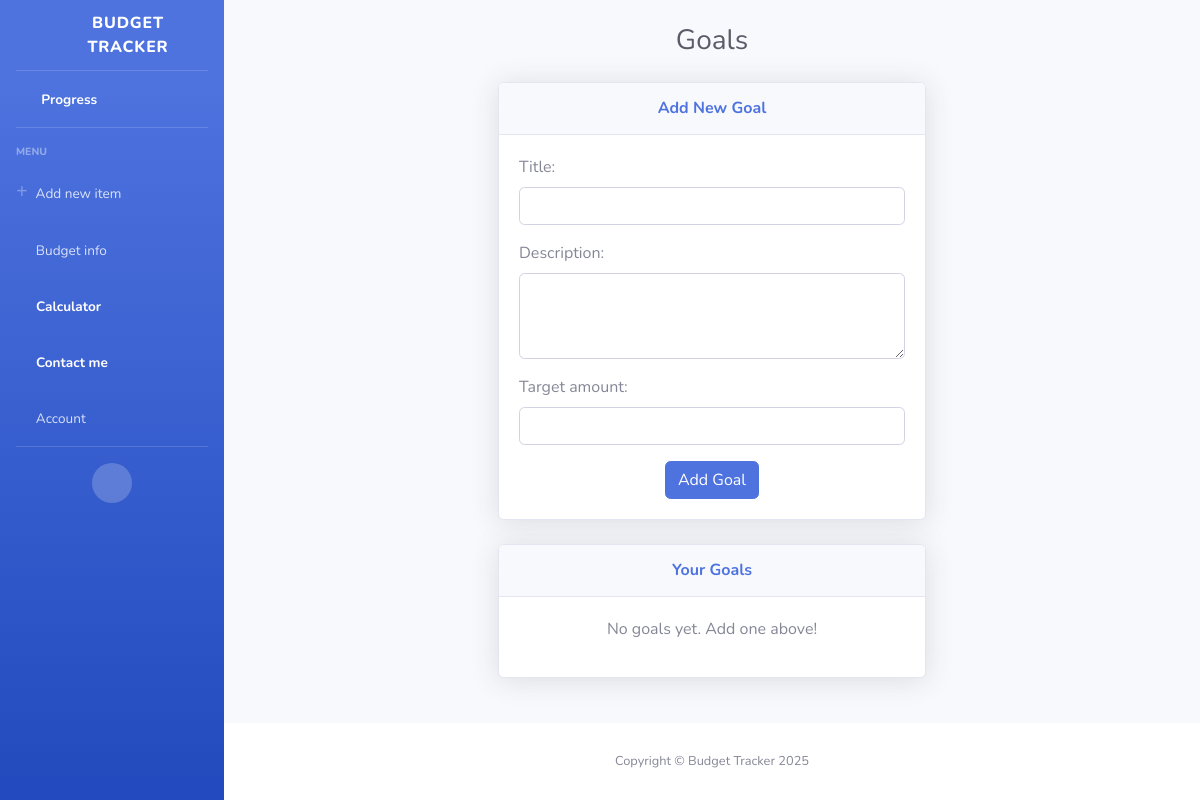
/goals/ (signed in), run on an earlier commit of the app's database.
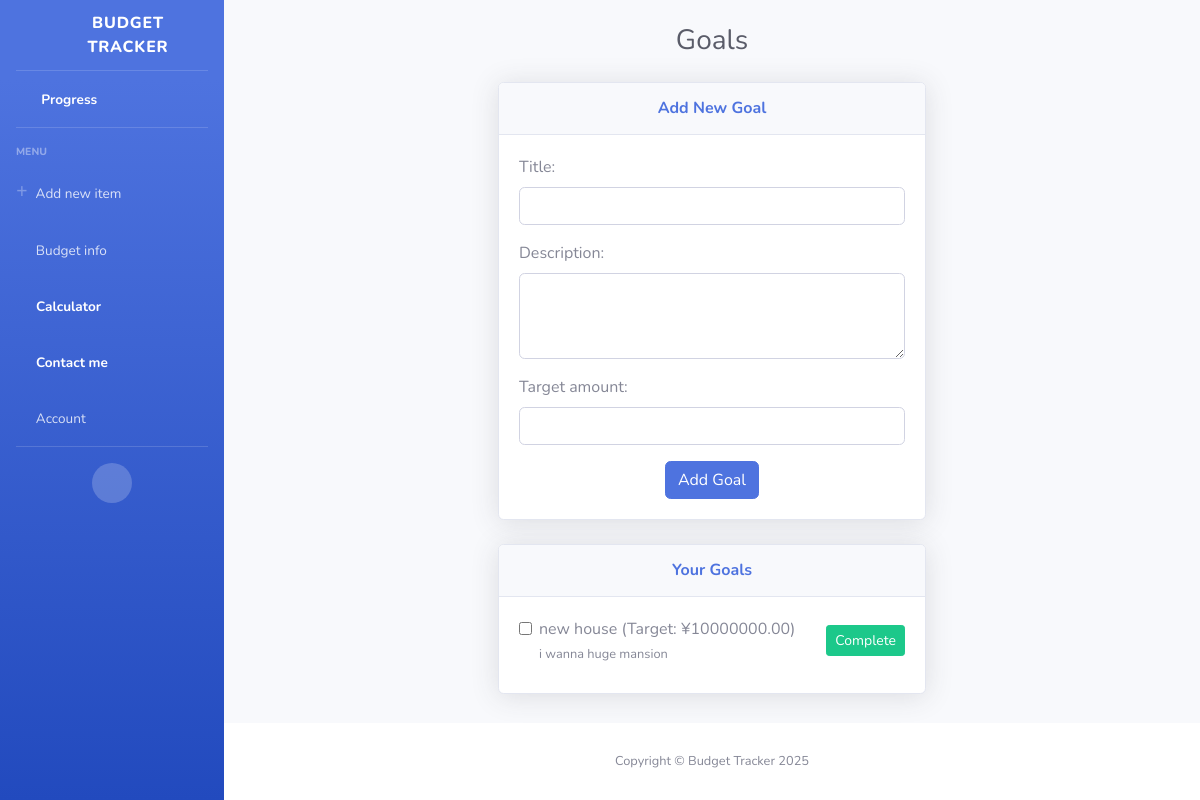
And on a later commit of the database.
### budget_app/models.py (models this page shows, shortened)
class Goal(models.Model):
    title = models.CharField(max_length=255)
    description = models.TextField(blank=True)
    target_amount = models.DecimalField(max_digits=10, decimal_places=2)
    current_amount = models.DecimalField(max_digits=10, decimal_places=2, default=0)
    user = models.ForeignKey(settings.AUTH_USER_MODEL, on_delete=models.CASCADE)

### budget_app/views.py (the view)
# urls.py: path('goals/', goals_view, name='goals'),
def goals_view(request):
    goals = Goal.objects.filter(user=request.user).order_by('id')
    if request.method == "POST":
        if "add_goal" in request.POST:
            form = GoalForm(request.POST)
            if form.is_valid():
                goal = form.save(commit=False)
                goal.user = request.user
                goal.save()
                messages.success(request, "Goal added successfully!")
                return redirect('budget_app:goals')
        elif "complete_goal" in request.POST:
            goal_id = request.POST.get("goal_id")
            goal = get_object_or_404(Goal, id=goal_id)
            goal.delete()
            messages.success(request, "Goal completed and removed!")
            return redirect('budget_app:goals')
    else:
        form = GoalForm()
    return render(request, "goals.html", {
        "form": form,
        "goals": goals
    })

### budget_app/forms.py
class GoalForm(forms.ModelForm):
    class Meta:
        model = Goal
        fields = ['title', 'description', 'target_amount']
        widgets = {
            'title': forms.TextInput(attrs={'class': 'form-control'}),
            'description': forms.Textarea(attrs={'class': 'form-control', 'rows': 3}),
            'target_amount': forms.NumberInput(attrs={'class': 'form-control'}),
        }

### budget_app/templates/goals.html (shortened to what this page needs)
{% extends 'base.html' %}
{% block content %}
<h1 class="h3 mb-4 text-gray-800 text-center">Goals</h1>
<div class="container">
    <div class="row justify-content-center">
        <div class="col-lg-6">
            <div class="card shadow mb-4">
                <div class="card-header py-3 text-center">
                    <h6 class="m-0 font-weight-bold text-primary">Add New Goal</h6>
                </div>
                <div class="card-body">
                    <form method="POST">
                        {{ form.as_p }}
                        <div class="text-center">
                            <button type="submit" name="add_goal" class="btn btn-primary">Add Goal</button>
                        </div>
                    </form>
                </div>
            </div>
            <div class="card shadow mb-4">
                <div class="card-header py-3 text-center">
                    <h6 class="m-0 font-weight-bold text-primary">Your Goals</h6>
                </div>
                <div class="card-body">
                    {% for goal in goals %}
                    <form method="POST" class="mb-2">
                        <div class="form-check d-flex align-items-center justify-content-between">
                            <div>
                                <input class="form-check-input" type="checkbox" name="goal_checkbox" id="goal{{ goal.id }}">
                                <label class="form-check-label" for="goal{{ goal.id }}">
                                    {{ goal.title }} (Target: ¥{{ goal.target_amount }})
                                    <br>
                                    <small>{{ goal.description }}</small>
                                </label>
                            </div>
                            <button type="submit" name="complete_goal" class="btn btn-success btn-sm">Complete</button>
                        </div>
                    </form>
                    {% empty %}
                    <p class="text-center">No goals yet. Add one above!</p>
                    {% endfor %}
                </div>
            </div>
        </div>
    </div>
</div>
{% endblock %}

### budget_app/templates/base.html (shortened to what this page needs)
{% load static %}
<!DOCTYPE html>
<html lang="en">
<head>
  <link href="{% static 'budget_app/vendor/fontawesome-free/css/all.min.css' %}" rel="stylesheet" type="text/css">
  <link href="{% static 'budget_app/vendor/fontawesome-free/css/custom-icons.css' %}" rel="stylesheet">
  <link href="{% static 'budget_app/css/sb-admin-2.min.css' %}" rel="stylesheet">
</head>
<body id="page-top">
  <div id="wrapper">
    <ul class="navbar-nav bg-gradient-primary sidebar sidebar-dark accordion" id="accordionSidebar">
      <a class="sidebar-brand d-flex align-items-center justify-content-center" href="{% url 'budget_app:index' %}">
        <div class="sidebar-brand-icon rotate-n-15">
          <i class="fa-solid fa-wallet"></i>
        </div>
        <div class="sidebar-brand-text mx-3">Budget Tracker</div>
      </a>
      <hr class="sidebar-divider my-0">
      <li class="nav-item active">
        <a class="nav-link" href="{% url 'budget_app:index' %}">
          <i class="fas fa-fw fa-tachometer-alt"></i>
          <span>Progress</span>
        </a>
      </li>
      <hr class="sidebar-divider">
      <div class="sidebar-heading">Menu</div>
      <li class="nav-item">
        <a class="nav-link collapsed" href="#" data-toggle="collapse" data-target="#collapseItems"
           aria-expanded="true" aria-controls="collapseItems">
          <i class="fa-solid fa-plus"></i>
          <span>Add new item</span>
        </a>
      </li>
      <li class="nav-item">
        <a class="nav-link collapsed" href="#" data-toggle="collapse" data-target="#collapseUtilities"
           aria-expanded="true" aria-controls="collapseUtilities">
          <i class="fa-solid fa-circle-info"></i>
          <span>Budget info</span>
        </a>
      </li>
      <li class="nav-item active">
        <a class="nav-link" href="{% url 'budget_app:calculator' %}">
          <i class="fa-solid fa-calculator"></i>
          <span>Calculator</span>
        </a>
      </li>
      <li class="nav-item active">
        <a class="nav-link" href="{% url 'budget_app:contact' %}">
          <i class="fa-solid fa-envelope-open-text"></i>
          <span>Contact me</span>
        </a>
      </li>
      <li class="nav-item">
        <a class="nav-link collapsed" href="#" data-toggle="collapse" data-target="#collapsePages"
           aria-expanded="true" aria-controls="collapsePages">
          <i class="fa-solid fa-user-gear"></i>
          <span>Account</span>
        </a>
      </li>
      <hr class="sidebar-divider d-none d-md-block">
      <div class="text-center d-none d-md-inline">
        <button class="rounded-circle border-0" id="sidebarToggle"></button>
      </div>
    </ul>
    <div id="content-wrapper" class="d-flex flex-column">
      <div id="content">
        <br>
        <div class="container-fluid">
          {% block content %}{% endblock %}
        </div>
      </div>
      <footer class="sticky-footer bg-white">
        <div class="container my-auto">
          <div class="copyright text-center my-auto">
            <span>Copyright &copy; Budget Tracker 2025</span>
          </div>
        </div>
      </footer>
    </div>
  </div>
</body>
</html>

What changed in the data, as far as the page shows it:
added Goal: title "new house", target_amount "10000000.00", description "i wanna huge mansion"
Also different on the page:
text no longer shown: "No goals yet. Add one above!"
